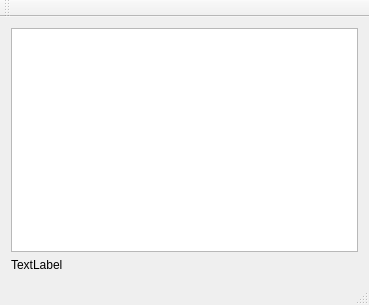
<?xml version="1.0" encoding="UTF-8"?>
<ui version="4.0">
 <class>MainWindow</class>
 <widget class="QMainWindow" name="MainWindow">
  <property name="geometry">
   <rect>
    <x>0</x>
    <y>0</y>
    <width>369</width>
    <height>305</height>
   </rect>
  </property>
  <property name="windowTitle">
   <string>QTCPClient</string>
  </property>
  <property name="styleSheet">
   <string notr="true"/>
  </property>
  <widget class="QWidget" name="centralWidget">
   <layout class="QGridLayout" name="gridLayout_2">
    <item row="1" column="0">
     <widget class="QLabel" name="label_clientCount">
      <property name="text">
       <string>TextLabel</string>
      </property>
     </widget>
    </item>
    <item row="0" column="0">
     <widget class="QTextBrowser" name="textBrowser_receivedMessages">
      <property name="styleSheet">
       <string notr="true"/>
      </property>
     </widget>
    </item>
   </layout>
  </widget>
  <widget class="QMenuBar" name="menuBar">
   <property name="geometry">
    <rect>
     <x>0</x>
     <y>0</y>
     <width>369</width>
     <height>21</height>
    </rect>
   </property>
  </widget>
  <widget class="QToolBar" name="mainToolBar">
   <attribute name="toolBarArea">
    <enum>TopToolBarArea</enum>
   </attribute>
   <attribute name="toolBarBreak">
    <bool>false</bool>
   </attribute>
  </widget>
  <widget class="QStatusBar" name="statusBar"/>
 </widget>
 <layoutdefault spacing="6" margin="11"/>
 <resources/>
 <connections/>
</ui>
